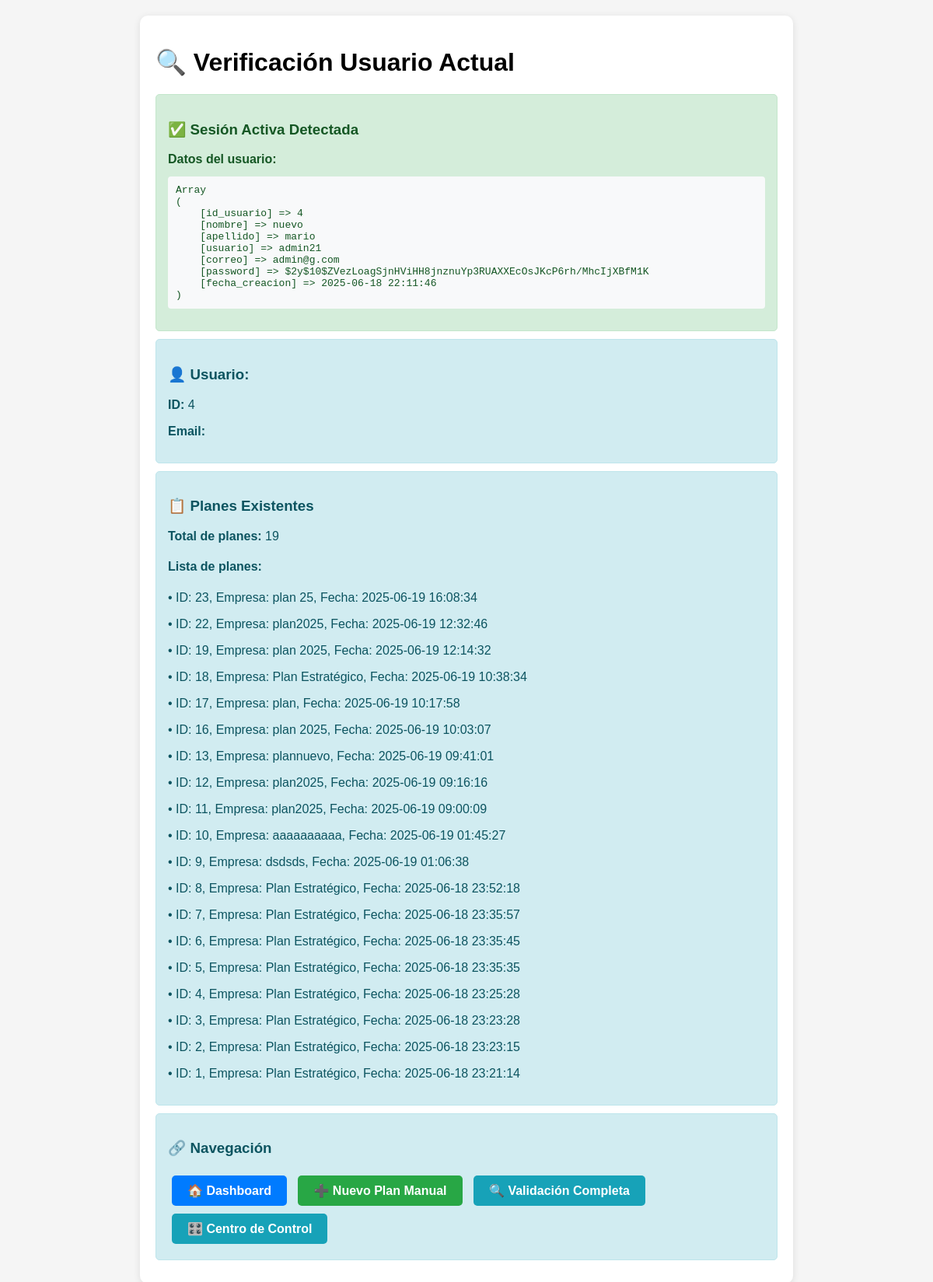
Screenshot of /Vista/verificar_usuario_actual.php (signed in) with the database file from the repository.
### tables this page shows
CREATE TABLE IF NOT EXISTS `tb_plan_estrategico` (
  `id_plan` int(11) NOT NULL AUTO_INCREMENT,
  `id_usuario` int(11) NOT NULL,
  `nombre_plan` varchar(255) NOT NULL,
  `empresa` varchar(255) NOT NULL,
  `descripcion` text DEFAULT NULL,
  `fecha_creacion` datetime DEFAULT current_timestamp(),
  `fecha_modificacion` datetime DEFAULT current_timestamp() ON UPDATE current_timestamp(),
  `estado` enum('borrador','completado','archivado') DEFAULT 'borrador',
  `logo_empresa` varchar(255) DEFAULT NULL,
  PRIMARY KEY (`id_plan`),
  KEY `idx_usuario` (`id_usuario`),
  CONSTRAINT `fk_plan_usuario` FOREIGN KEY (`id_usuario`) REFERENCES `tb_usuario` (`id_usuario`) ON DELETE CASCADE
);

### Controllers/PlanEstrategicoController.php (called while the page is built, shortened)
<?php
class PlanEstrategicoController {
      private function getConexion() {
        try {
            $dsn = "mysql:host=localhost;dbname=plan_estrategico;charset=utf8";
            $pdo = new PDO($dsn, "root", "");
            $pdo->setAttribute(PDO::ATTR_ERRMODE, PDO::ERRMODE_EXCEPTION);
            $pdo->setAttribute(PDO::ATTR_AUTOCOMMIT, false);
            return $pdo;
        } catch (PDOException $e) {
            error_log("PlanEstrategicoController::getConexion - Error de conexión: " . $e->getMessage());
            throw new Exception("Error de conexión a la base de datos: " . $e->getMessage());
        }
    }
      public function obtenerPlanesUsuario($id_usuario = null) {
        try {
            $pdo = $this->getConexion();
            error_log("PlanEstrategicoController::obtenerPlanesUsuario - Buscando planes para usuario ID: " . $id_usuario);            $stmt = $pdo->prepare("
                SELECT
                    p.id_plan as id,
                    p.id_plan,
                    p.nombre_plan as nombre_empresa,
                    p.empresa,
                    p.descripcion,
                    p.fecha_creacion,
                    p.fecha_modificacion,
                    p.id_usuario
                FROM tb_plan_estrategico p
                WHERE p.id_usuario = ?
                ORDER BY p.fecha_creacion DESC
            ");
            $stmt->execute([$id_usuario]);
            $planes = $stmt->fetchAll(PDO::FETCH_ASSOC);
            return $planes;
        } catch (Exception $e) {
            error_log("Error al obtener planes del usuario: " . $e->getMessage());
            return [];
        }
    }
}

### Vista/verificar_usuario_actual.php (the view, shortened to what this page needs)
<!DOCTYPE html>
<html lang="es">
<head>
</head>
<body>
    <div class="container">
        <h1>🔍 Verificación Usuario Actual</h1>
        <?php
        if (isset($_SESSION['user'])) {
            echo '<div class="success">';
            echo '<h3>✅ Sesión Activa Detectada</h3>';
            echo '<strong>Datos del usuario:</strong><br>';
            echo '<pre>' . print_r($_SESSION['user'], true) . '</pre>';
            echo '</div>';
            $user = $_SESSION['user'];
            $user_id = $user['id_usuario'] ?? $user['id'] ?? null;
            if ($user_id) {
                echo '<div class="info">';
                echo "<h3>👤 Usuario: {$user['nombre_usuario']}</h3>";
                echo "<p><strong>ID:</strong> $user_id</p>";
                echo "<p><strong>Email:</strong> {$user['email_usuario']}</p>";
                echo '</div>';
                try {
                    require_once '../Controllers/PlanEstrategicoController.php';
                    $controller = new PlanEstrategicoController();
                    $planes = $controller->obtenerPlanesUsuario($user_id);
                    echo '<div class="info">';
                    echo '<h3>📋 Planes Existentes</h3>';
                    echo '<p><strong>Total de planes:</strong> ' . count($planes) . '</p>';
                    if (count($planes) > 0) {
                        echo '<h4>Lista de planes:</h4>';
                        foreach ($planes as $plan) {
                            echo "<p>• ID: {$plan['id']}, Empresa: {$plan['nombre_empresa']}, Fecha: {$plan['fecha_creacion']}</p>";
                        }
                    }
                    echo '</div>';
                } catch (Exception $e) {
                    echo '<div class="error">';
                    echo '<h3>❌ Error al verificar planes</h3>';
                    echo '<p>' . $e->getMessage() . '</p>';
                    echo '</div>';
                }
            } else {
                echo '<div class="error">';
                echo '<h3>❌ No se pudo obtener el ID del usuario</h3>';
                echo '<p>Revisar estructura de datos de sesión.</p>';
                echo '</div>';
            }
        } else {
            echo '<div class="error">';
            echo '<h3>❌ No hay sesión activa</h3>';
            echo '<p><a href="login.php" class="btn btn-primary">Iniciar Sesión</a></p>';
            echo '</div>';
        }
        ?>
        <div class="info">
            <h3>🔗 Navegación</h3>
            <a href="home.php" class="btn btn-primary">🏠 Dashboard</a>
            <a href="wizard_paso1.php" class="btn btn-success">➕ Nuevo Plan Manual</a>
            <a href="validacion_integral.php" class="btn btn-info">🔍 Validación Completa</a>
            <a href="centro_validacion.php" class="btn btn-info">🎛️ Centro de Control</a>
        </div>
    </div>
</body>
</html>

### Vista/verificar_usuario_actual.php (style rules this page uses)
body { font-family: Arial, sans-serif; margin: 20px; background-color: #f5f5f5; }
.container { max-width: 800px; margin: 0 auto; background: white; padding: 20px; border-radius: 10px; box-shadow: 0 2px 10px rgba(0,0,0,0.1); }
.success { background-color: #d4edda; border: 1px solid #c3e6cb; color: #155724; padding: 15px; border-radius: 5px; margin: 10px 0; }
.info { background-color: #d1ecf1; border: 1px solid #bee5eb; color: #0c5460; padding: 15px; border-radius: 5px; margin: 10px 0; }
.btn { display: inline-block; padding: 10px 20px; margin: 5px; text-decoration: none; border-radius: 5px; color: white; font-weight: bold; }
.btn-primary { background-color: #007bff; }
.btn-success { background-color: #28a745; }
.btn-info { background-color: #17a2b8; }
pre { background-color: #f8f9fa; padding: 10px; border-radius: 4px; }

### rows the page displays
tb_plan_estrategico: id_plan "23", nombre_plan "plan 25", fecha_creacion "2025-06-19 16:08:34"
tb_plan_estrategico: id_plan "22", nombre_plan "plan2025", fecha_creacion "2025-06-19 12:32:46"
tb_plan_estrategico: id_plan "19", nombre_plan "plan 2025", fecha_creacion "2025-06-19 12:14:32"
tb_plan_estrategico: id_plan "18", nombre_plan "Plan Estratégico", fecha_creacion "2025-06-19 10:38:34"
tb_plan_estrategico: id_plan "17", nombre_plan "plan", fecha_creacion "2025-06-19 10:17:58"
tb_plan_estrategico: id_plan "16", nombre_plan "plan 2025", fecha_creacion "2025-06-19 10:03:07"
tb_plan_estrategico: id_plan "13", nombre_plan "plannuevo", fecha_creacion "2025-06-19 09:41:01"
tb_plan_estrategico: id_plan "12", nombre_plan "plan2025", fecha_creacion "2025-06-19 09:16:16"
tb_plan_estrategico: id_plan "11", nombre_plan "plan2025", fecha_creacion "2025-06-19 09:00:09"
tb_plan_estrategico: id_plan "10", nombre_plan "aaaaaaaaaa", fecha_creacion "2025-06-19 01:45:27"
tb_plan_estrategico: id_plan "9", nombre_plan "dsdsds", fecha_creacion "2025-06-19 01:06:38"
tb_plan_estrategico: id_plan "8", nombre_plan "Plan Estratégico", fecha_creacion "2025-06-18 23:52:18"
tb_plan_estrategico: id_plan "7", nombre_plan "Plan Estratégico", fecha_creacion "2025-06-18 23:35:57"
tb_plan_estrategico: id_plan "6", nombre_plan "Plan Estratégico", fecha_creacion "2025-06-18 23:35:45"
tb_plan_estrategico: id_plan "5", nombre_plan "Plan Estratégico", fecha_creacion "2025-06-18 23:35:35"
tb_plan_estrategico: id_plan "4", nombre_plan "Plan Estratégico", fecha_creacion "2025-06-18 23:25:28"
tb_plan_estrategico: id_plan "3", nombre_plan "Plan Estratégico", fecha_creacion "2025-06-18 23:23:28"
tb_plan_estrategico: id_plan "2", nombre_plan "Plan Estratégico", fecha_creacion "2025-06-18 23:23:15"
tb_plan_estrategico: id_plan "1", nombre_plan "Plan Estratégico", fecha_creacion "2025-06-18 23:21:14"

### other values shown
$user_id "4"
count($planes) "19"
